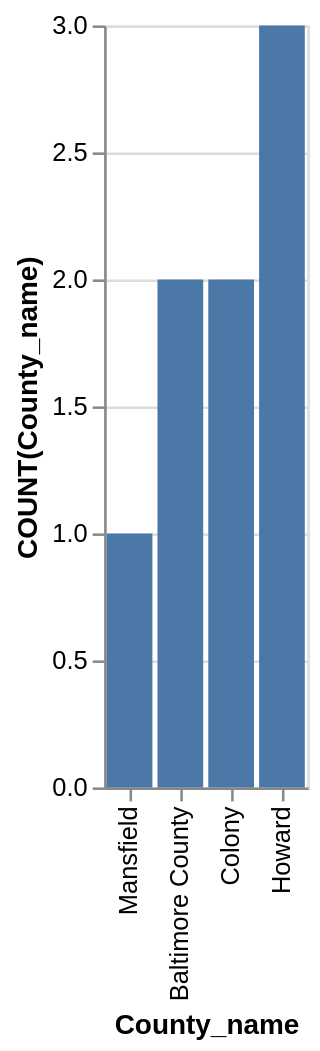

Write the Vega-Lite specification saved for this chart.
### Vega-Lite specification from a JSON file in a GitHub repository (floating-point values rounded to 4 significant figures)
{"data": {"values": [{"x_data": "Mansfield", "y_data": 1}, {"x_data": "Baltimore County", "y_data": 2}, {"x_data": "Colony", "y_data": 2}, {"x_data": "Howard", "y_data": 3}]}, "mark": "bar", "encoding": {"x": {"field": "x_data", "type": "nominal", "title": "County_name", "sort": {"op": "sum", "field": "y_data", "order": "ascending"}}, "y": {"field": "y_data", "type": "quantitative", "title": "COUNT(County_name)"}}}
